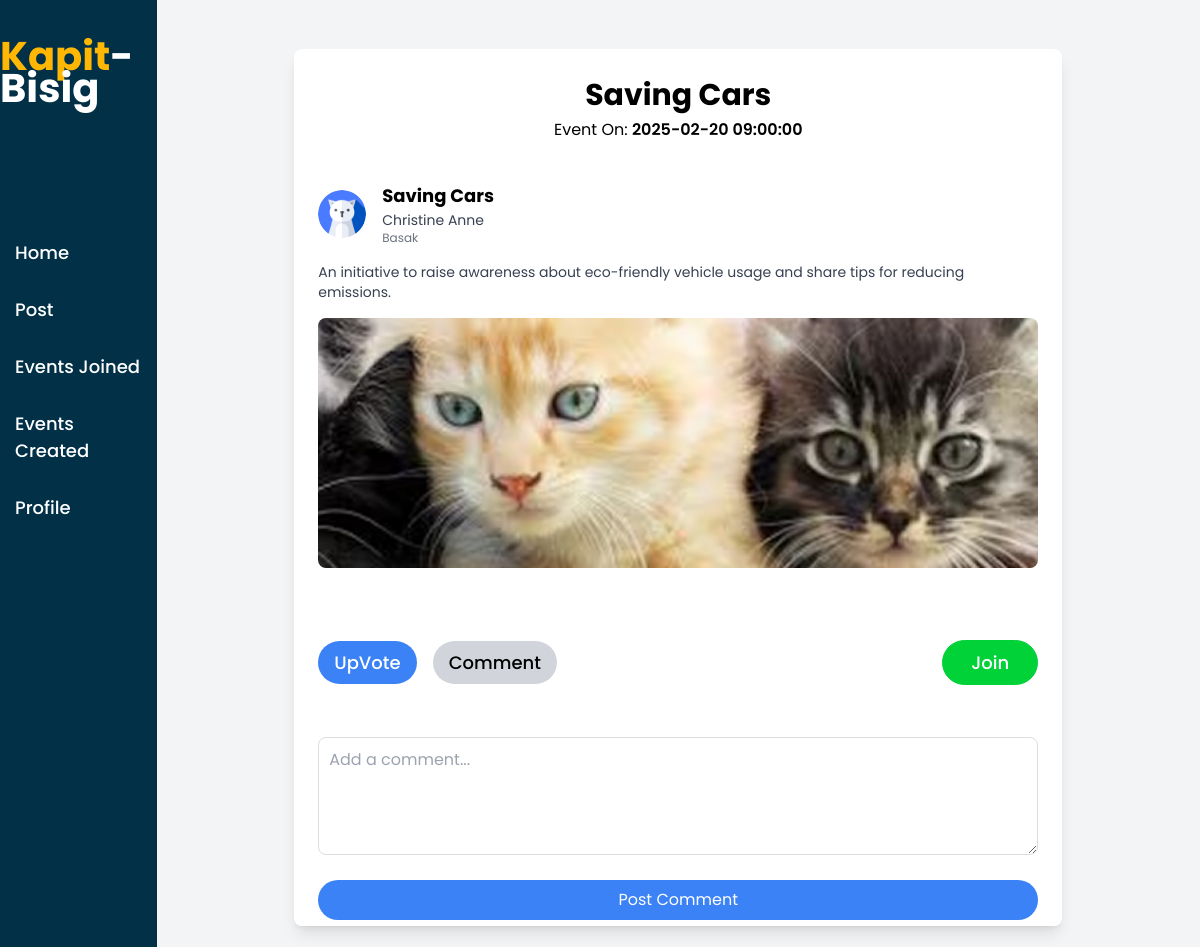
/viewpost/3, run on the app's committed database.
### tables this page shows
CREATE TABLE Post (
    id INTEGER PRIMARY KEY AUTOINCREMENT,
    user_id INTEGER NOT NULL,
    title VARCHAR NOT NULL,
    content TEXT NOT NULL,
    category TEXT NOT NULL,
    type TEXT NOT NULL,
    event_date DATETIME,
    status TEXT,
    approved_by INTEGER,
    created_at DATETIME DEFAULT CURRENT_TIMESTAMP, location varchar(30), picture varchar(30),
    FOREIGN KEY (user_id) REFERENCES User(id),
    FOREIGN KEY (approved_by) REFERENCES User(id)
);

CREATE TABLE user(
id integer primary key autoincrement,
name varchar(30),
email varchar(30) unique,
password varchar(30),
role varchar(30)
, profileicon varchar(30));

### app/routes.py (the view)
@main.route('/viewpost/<id>')
def viewpost(id):
    global volunteer
    post = db.find_record_with_user('Post', id=id)
    volunteers = db.getall_records('Post_Participation')
    if not post:
        return "Post not found", 404
    if isinstance(post, list) and len(post) > 0:
        post = post[0]
    return render_template('viewpost.html', post=post, volunteers=volunteers)

### app/databasehelper/dbhelper.py (called while the page is built)
    def getdb_connection(self):
        connection = connect(self.database)
        connection.row_factory = Row  # Ensures results are returned as dictionaries
        return connection

    def getprocess(self, sql: str, params=()):
        connection = self.getdb_connection()
        cursor = connection.cursor()
        cursor.execute(sql, params)
        data = cursor.fetchall()
        cursor.close()
        connection.close()
        return data

    def getall_records(self, table: str) -> list:
        query = f"SELECT * FROM {table}"
        return self.getprocess(query)

    def find_record_with_user(self, table: str, id: int):
        query = f'''
            SELECT p.id, p.title, p.content,
                p.category, p.type, p.event_date, p.status,
                p.created_at, p.location, p.picture,u.id as user_id,
                u.name, u.email, u.profileicon
            FROM {table} p
            JOIN user u ON p.user_id = u.id
            WHERE p.id = ?
        '''
        print(f"Executing query: {query} with id={id}")
        return self.getprocess(query, (id,))

### app/routes.py (called while the page is built)
@main.after_request
def after_request(response):
    response.headers['Cache-Control'] = 'no-cache,no-store,must-revalidate'
    return response

### app/templates/user/viewpost.html
{% extends 'dashboardtemplate.html' %}
{% block content %}
<div class="w-full h-screen flex justify-center items-center bg-gray-100">
    <form class="w-[90%] max-w-3xl h-[90vh] flex flex-col gap-4 bg-white p-6 shadow-lg rounded-lg overflow-y-auto">
        <div id="top" class="flex flex-col items-center justify-center mb-6">
            <h1 class="text-[30px] font-bold">{{ post.title }}</h1>
            <h3>Event On: <span class="font-semibold">{{ post.event_date }}</span></h3>
        </div>
        <div id="mid" class="mb-6">
            <div id="pfpname" class="flex items-center gap-4 mb-4">
                <div id="profile-pic" class="w-12 h-12 rounded-full overflow-hidden">
                    <img class="w-full h-full object-cover" src="{{ url_for('static', filename='Images/' + post.profileicon) }}" alt="Profile Icon">
                </div>
                <div id="user-info">
                    <p id="program-name" class="font-bold text-lg">{{ post.title }}</p>
                    <p id="user-name" class="text-sm text-gray-700">{{ post.name }}</p>
                    <p id="user-address" class="text-xs text-gray-500">{{ post.location }}</p>
                </div>
            </div>
            <div id="message" class="flex flex-col mb-4">
                <p class="text-sm text-gray-700">
                    {{ post.content }}
                </p>
                <div class="w-full flex justify-center mt-4">
                    <img class="max-w-full h-[250px] object-cover rounded-lg" src="{{ url_for('static', filename='Images/' + post.picture) }}" alt="Event Image">
                </div>
            </div>
        </div>
        <div id="bot" class="flex items-center justify-between mt-auto bg-white py-4 sticky bottom-0">
            <div id="vote" class="flex gap-4 items-center">
                <a href="#" class="bg-blue-500 text-white py-2 px-4 rounded-full hover:bg-blue-600 transition">UpVote</a>
                <a href="#" class="bg-gray-300 text-black py-2 px-4 rounded-full hover:bg-gray-400 transition">Comment</a>
            </div>
            <a href="{{ url_for('main.join', id=post.id,user_id=post.user_id) }}" class="bg-[#00d238] border border-[#00d238] text-white px-7 py-2 rounded-full hover:bg-[#00a123] transition inline-block">
                Join
            </a>
        </div>
        <div id="comment-section" class="mt-6">
            <textarea id="comment-input" placeholder="Add a comment..." rows="4" class="w-full p-2 border rounded"></textarea>
            <button class="bg-blue-500 text-white py-2 px-4 rounded-full w-full mt-2 hover:bg-blue-600 transition">Post Comment</button>
        </div>
    </form>
</div>
{% endblock %}

### app/templates/user/dashboardtemplate.html (style rules this page uses)
* { font-family: 'Poppins'; }
a { text-decoration: none; font-size: 18px; font-weight: 500; padding-top: 15px; color: #ffff; padding-bottom: 10px; display: flex; border-radius: 8px; padding: 15px; }
#comment-section { margin-top: 20px; }
#comment-input { border: 1px solid #ddd; padding: 10px; width: 100%; border-radius: 8px; margin-bottom: 10px; }

### data on the page
Post: title "Saving Cars", event_date "2025-02-20 09:00:00", location "Basak", content "An initiative to raise awareness about eco-friendly vehicle usage and share tips for reducing emissions.", picture (picture)
user: profileicon (picture), name "Christine Anne"
